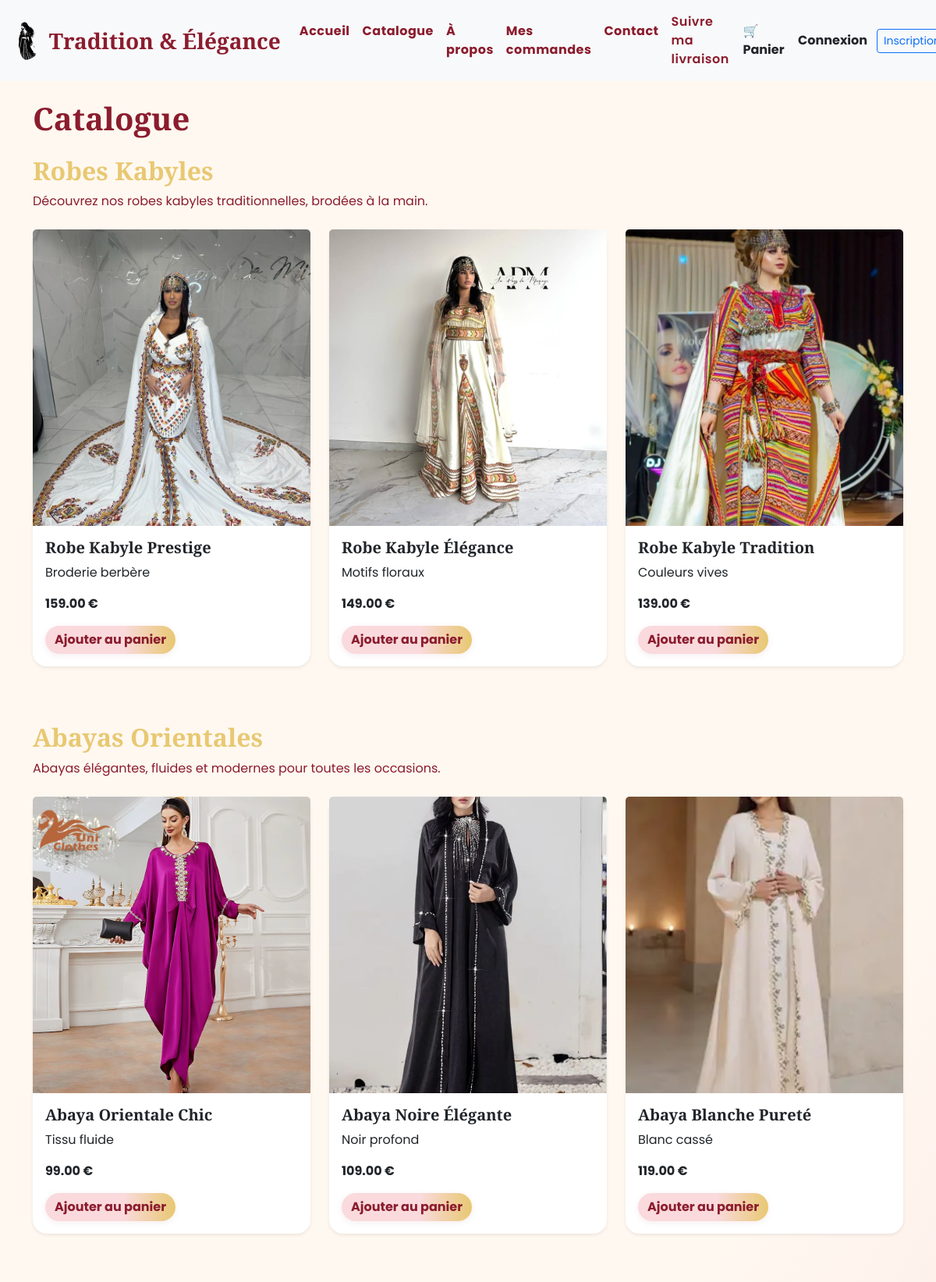
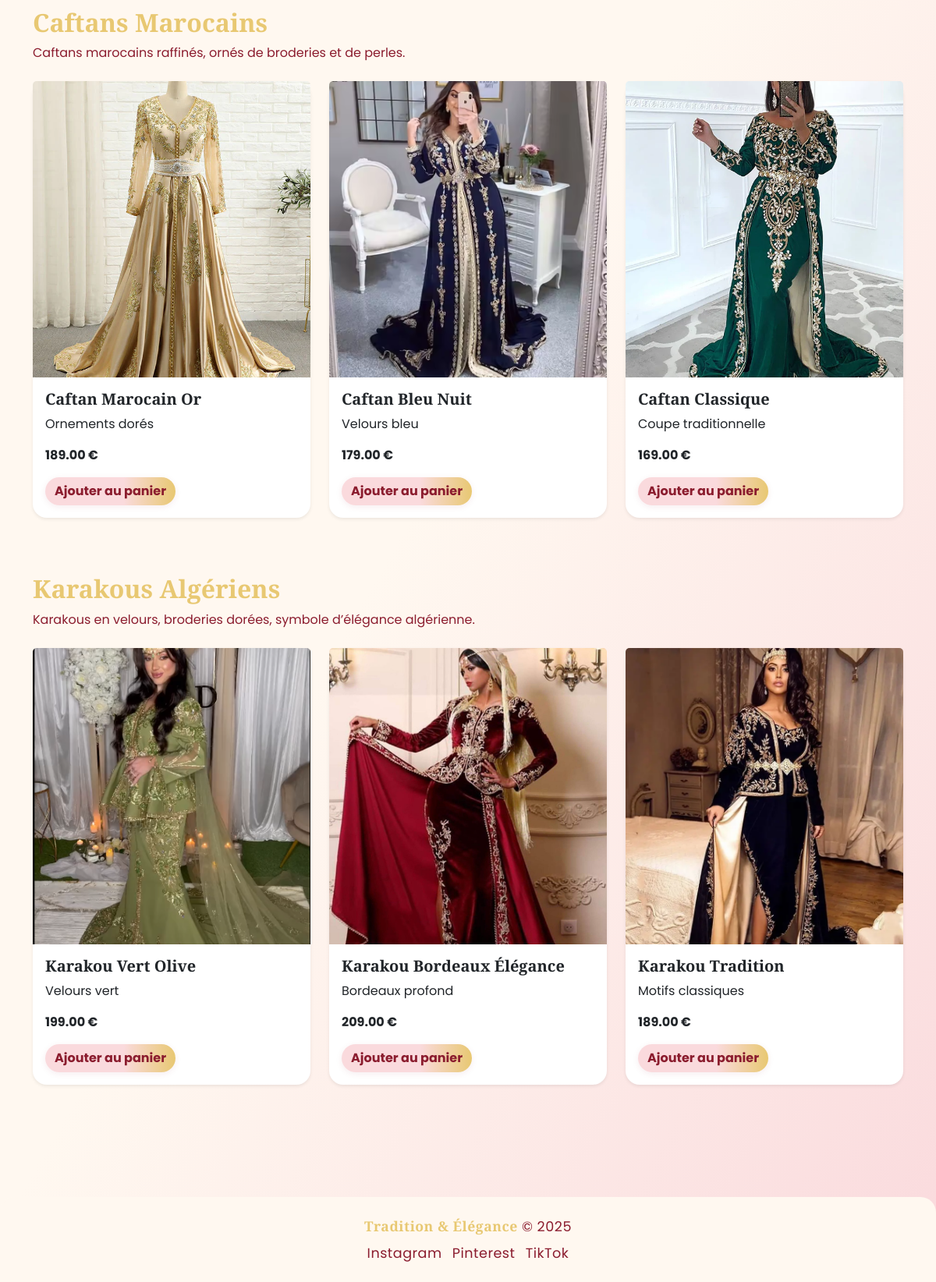
Page /catalogue on the committed database (2 pictures, top to bottom).
### app/models.py (models this page shows)
class Product(db.Model):
    __tablename__ = "product"
    id = db.Column(db.String(50), primary_key=True)
    name = db.Column(db.String(100), nullable=False)
    description = db.Column(db.Text)
    price_cents = db.Column(db.Integer, nullable=False)
    stock_qty = db.Column(db.Integer)
    category = db.Column(db.String(50))
    active = db.Column(db.Boolean, default=True)
    order_items = db.relationship("OrderItem", back_populates="product", lazy="select")
    cart_items = db.relationship("CartItem", back_populates="product", lazy="select")

### app/routes/catalogue_routes.py (the view)
@catalogue_bp.route("/catalogue")
def catalogue():
    all_products = Product.query.all()
    categories = {
        "Kabyle": {"title": "Robes Kabyles", "desc": "Découvrez nos robes kabyles traditionnelles, brodées à la main."},
        "Abaya": {"title": "Abayas Orientales", "desc": "Abayas élégantes, fluides et modernes pour toutes les occasions."},
        "Caftan": {"title": "Caftans Marocains", "desc": "Caftans marocains raffinés, ornés de broderies et de perles."},
        "Karakou": {"title": "Karakous Algériens", "desc": "Karakous en velours, broderies dorées, symbole d’élégance algérienne."}
    }
    grouped = {cat: [] for cat in categories}
    for p in all_products:
        if p.category in grouped:
            grouped[p.category].append(p)
    return render_template("catalogue.html", categories=categories, grouped=grouped)

### app/templates/catalogue.html (shortened to what this page needs)
{% extends "base.html" %}
{% block content %}
<h1 class="fw-bold mb-4" style="color:#8B1C2E; font-family:'Playfair Display',serif;">Catalogue</h1>
{% for cat, info in categories.items() %}
    {% if grouped[cat] %}
    <div class="mb-5">
        <h2 class="fw-bold" style="color:#E8C872; font-family:'Playfair Display',serif;">{{ info.title }}</h2>
        <p class="mb-4" style="color:#8B1C2E;">{{ info.desc }}</p>
        <div class="row">
            {% for p in grouped[cat] %}
            <div class="col-md-4 mb-4">
                <div class="card h-100 shadow-sm border-0">
                    <img src="{{ url_for('static', filename='images/' ~ p.id ~ '.jpg') }}" class="card-img-top" alt="{{ p.name }}">
                    <div class="card-body d-flex flex-column">
                        <h5 class="card-title fw-bold" style="font-family:'Playfair Display',serif;">{{ p.name }}</h5>
                        <p class="card-text">{{ p.description }}</p>
                        <p class="card-text"><strong>{{ "%.2f"|format(p.price_cents/100) }} €</strong></p>
                        {% if p.stock_qty > 0 %}
                            <form onsubmit="event.preventDefault(); addToCart('{{ p.id }}');">
                                <button type="submit" class="btn btn-elegance fw-bold mt-auto">Ajouter au panier</button>
                            </form>
                        {% else %}
                            <button class="btn btn-secondary mt-auto" disabled>Indisponible</button>
                        {% endif %}
                    </div>
                </div>
            </div>
            {% endfor %}
        </div>
    </div>
    {% endif %}
{% endfor %}
{% endblock %}

### app/static/elegance.css (style rules this page uses)
body { background: linear-gradient(120deg, #FFF8F0 60%, #FADADD 100%); font-family: 'Poppins', 'Inter', sans-serif; }
.btn-elegance { background: linear-gradient(90deg, #FADADD 60%, #E8C872 100%); color: #8B1C2E; font-weight: bold; border: none; border-radius: 24px; box-shadow: 0 2px 8px rgba(139,28,46,0.08); transition: box-shadow 0.2s, background 0.2s; }
.card { border-radius: 18px; box-shadow: 0 2px 12px rgba(139,28,46,0.08); transition: transform 0.2s, box-shadow 0.2s; }

### app/templates/base.html (style rules this page uses)
.card .card-img-top { height: 380px; object-fit: cover; }

### rows in the picture
Product: id (picture), name "Robe Kabyle Prestige", description "Broderie berbère", p.price_cents/100 "159.00"
Product: id (picture), name "Robe Kabyle Élégance", description "Motifs floraux", p.price_cents/100 "149.00"
Product: id (picture), name "Robe Kabyle Tradition", description "Couleurs vives", p.price_cents/100 "139.00"
Product: id (picture), name "Abaya Orientale Chic", description "Tissu fluide", p.price_cents/100 "99.00"
Product: id (picture), name "Abaya Noire Élégante", description "Noir profond", p.price_cents/100 "109.00"
Product: id (picture), name "Abaya Blanche Pureté", description "Blanc cassé", p.price_cents/100 "119.00"
Product: id (picture), name "Caftan Marocain Or", description "Ornements dorés", p.price_cents/100 "189.00"
Product: id (picture), name "Caftan Bleu Nuit", description "Velours bleu", p.price_cents/100 "179.00"
Product: id (picture), name "Caftan Classique", description "Coupe traditionnelle", p.price_cents/100 "169.00"
Product: id (picture), name "Karakou Vert Olive", description "Velours vert", p.price_cents/100 "199.00"
Product: id (picture), name "Karakou Bordeaux Élégance", description "Bordeaux profond", p.price_cents/100 "209.00"
Product: id (picture), name "Karakou Tradition", description "Motifs classiques", p.price_cents/100 "189.00"

### other values in the picture
{{ info.title }} "Robes Kabyles" "Abayas Orientales" "Caftans Marocains" "Karakous Algériens"
{{ info.desc }} "Découvrez nos robes kabyles traditionnelles, brodées à la main." "Abayas élégantes, fluides et modernes pour toutes les occasions." "Caftans marocains raffinés, ornés de broderies et de perles." "Karakous en velours, broderies dorées, symbole d’élégance algérienne."
